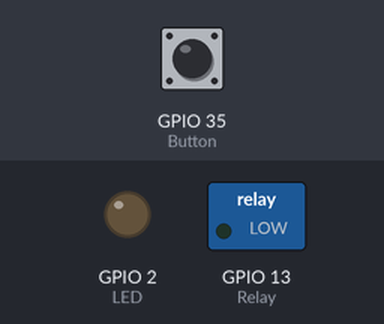
This sketch was run on a simulated ESP32. Parts: switched loads named in the sketch (green lamp = pin HIGH), output pins drawn as LEDs (lit = HIGH). The inputs (shaded band) are chosen by the test bench; at power-on: GPIO 35 (Button) LOW.

Above: at 1.2 s.
1.3 s: GPIO 35 (Button) pulled HIGH for 0.15 s
At 1.37 s:
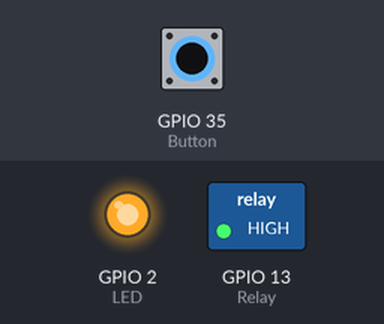
2.9 s: GPIO 35 (Button) pulled HIGH for 3.2 s
At 6.6 s:
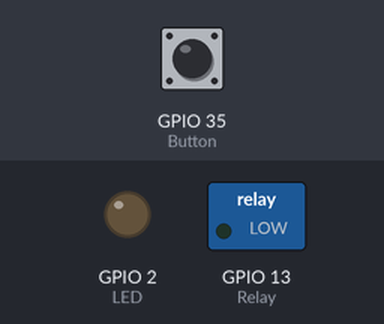
Timing chart, 0 to 8.1 s (numbered marks = the images above; inputs shaded):
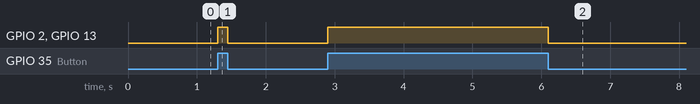

Measured:
- after the input at 1.3 s, GPIO 2 (LED), GPIO 13 (Relay): LOW → HIGH at once, → LOW 0.15 s later
- after the input at 2.9 s, GPIO 2 (LED), GPIO 13 (Relay): LOW → HIGH at once, → LOW 3.2 s later

The sketch:

Relay.ino
```cpp
void setup() {
  // put your setup code here, to run once:
   pinMode(13,OUTPUT); //Relay
   pinMode(35,INPUT);  //Button
   pinMode(2,OUTPUT);  //LED
}

void loop() {
  // put your main code here, to run repeatedly:
    if(digitalRead(35))
       {
        digitalWrite(2,HIGH);
        digitalWrite(13,HIGH);
       }
       else
       {
        digitalWrite(2,LOW);
        digitalWrite(13,LOW);

       }
}
```
